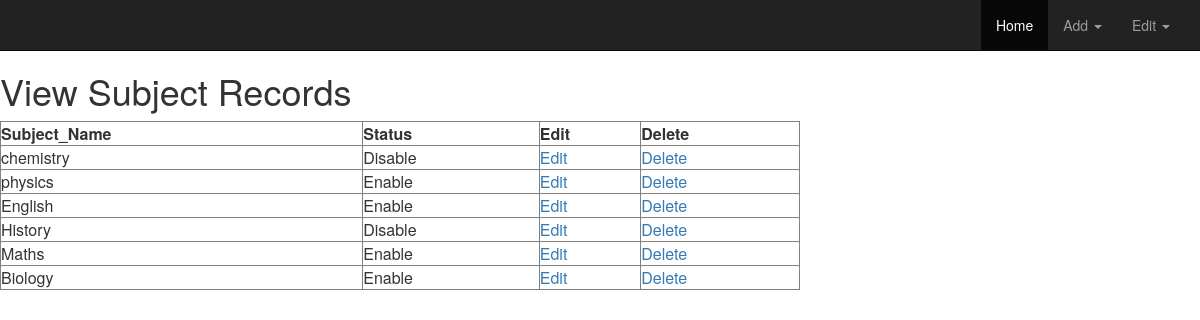
/Ag_project/Admin/View_subject.php, run on the app's committed database.
### tables this page shows
CREATE TABLE IF NOT EXISTS `ag_ma_subject` (
  `sid` varchar(10) NOT NULL,
  `subject_name` text NOT NULL,
  `doc` timestamp NOT NULL DEFAULT CURRENT_TIMESTAMP ON UPDATE CURRENT_TIMESTAMP,
  `status` tinyint(1) NOT NULL
);

### Ag_project/Admin/View_subject.php (the view, shortened to what this page needs)
<html>
<head>
</head>
<body>
<?php
include "layout_2.php";
include('sys_connect.php');
echo"<h1>View Subject Records</h1>";
if ($result = $mysqli->query("SELECT * FROM ag_ma_subject ORDER BY sid"))
{
if ($result->num_rows > 0)
{
echo "<table border='1' cellpadding='10' width='800'>";
echo "<tr><th>Subject_Name</th><th>Status</th><th>Edit</th><th>Delete</th></tr>";
while ($row = $result->fetch_object())
{
echo "<tr>";
echo "<td>" . $row->subject_name . "</td>";
if(@$row->status == '0')
{
	echo "<td> Disable</td>";
}
elseif(@$row->status == '1')
{
	echo "<td> Enable</td>";
}
echo "<td><a href='Edit_subject.php?sid=" . $row->sid . "'>Edit</a></td>";
echo "<td><a href='delete_subject.php?sid=" . $row->sid . "'>Delete</a></td>";
echo "</tr>";
}
echo "</table>";
}
else
{
echo "No results to display!";
}
}
else
{
echo "Error: " . $mysqli->error;
}
?>
</body>
</html>

### Ag_project/Admin/layout_2.php (style rules this page uses)
body { font-family: "Lato"; }

### data on the page
ag_ma_subject: subject_name "chemistry", status "Disable"
ag_ma_subject: subject_name "physics", status "Enable"
ag_ma_subject: subject_name "English", status "Enable"
ag_ma_subject: subject_name "History", status "Disable"
ag_ma_subject: subject_name "Maths", status "Enable"
ag_ma_subject: subject_name "Biology", status "Enable"
